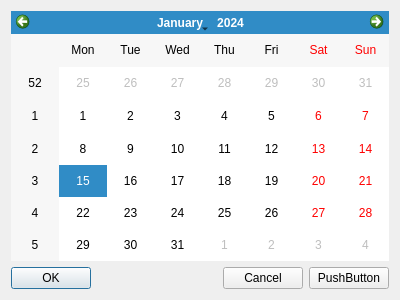
<?xml version="1.0" encoding="UTF-8"?>
<ui version="4.0">
 <class>CalendarDialog</class>
 <widget class="QDialog" name="CalendarDialog">
  <property name="geometry">
   <rect>
    <x>0</x>
    <y>0</y>
    <width>400</width>
    <height>300</height>
   </rect>
  </property>
  <property name="windowTitle">
   <string>Dialog</string>
  </property>
  <layout class="QVBoxLayout" name="verticalLayout">
   <item>
    <widget class="QCalendarWidget" name="calendarWidget"/>
   </item>
   <item>
    <layout class="QHBoxLayout" name="horizontalLayout">
     <item>
      <widget class="QPushButton" name="okPushButton">
       <property name="text">
        <string>OK</string>
       </property>
      </widget>
     </item>
     <item>
      <spacer name="horizontalSpacer">
       <property name="orientation">
        <enum>Qt::Horizontal</enum>
       </property>
       <property name="sizeHint" stdset="0">
        <size>
         <width>40</width>
         <height>20</height>
        </size>
       </property>
      </spacer>
     </item>
     <item>
      <widget class="QPushButton" name="cancelPushButton">
       <property name="text">
        <string>Cancel</string>
       </property>
      </widget>
     </item>
     <item>
      <widget class="QPushButton" name="resetPushButton">
       <property name="text">
        <string>PushButton</string>
       </property>
      </widget>
     </item>
    </layout>
   </item>
  </layout>
 </widget>
 <resources/>
 <connections/>
</ui>
